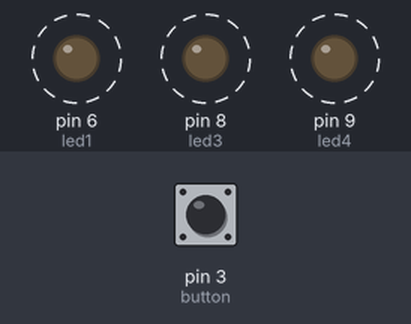
The sketch below on a simulated Arduino Uno, built with avr-gcc and run on an emulated ATmega328P. Shown: output pins drawn as LEDs (lit = HIGH). Dashed ring = blinking. The test bench sets the inputs (shaded band); at power-on: pin 3 (button) HIGH.

Above: at 1.2 s.
1.3 s: pin 3 (button) pulled LOW for 1 s
Timing chart, 0 to 22.8 s (numbered marks = the images above; inputs shaded):
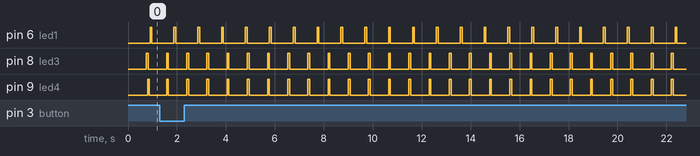

The sketch:

Led_blink.ino
```cpp
const int led1 = 6;
const int led3 = 8;
const int led4 = 9;
const int button = 3;

unsigned long previousMillis1 = 0;
unsigned long previousMillis3 = 0;
unsigned long previousMillis4 = 0;
const long interval1On = 75;
const long interval1Off = 900;
const long interval3Off = 750;
const long delayBetween3and4 = 50;
bool led1State = false;
bool led3State = false;
bool led4State = false;
bool led4DelayActive = false;
bool syncMode = false;

void setup() {
  pinMode(led1, OUTPUT);

  pinMode(led3, OUTPUT);
  pinMode(led4, OUTPUT);
  pinMode(button, INPUT_PULLUP);

}

void loop() {
  unsigned long currentMillis = millis();

  if (digitalRead(button) == LOW) {
    syncMode = !syncMode;

  }

  if ((led1State && currentMillis - previousMillis1 >= interval1On) || (!led1State && currentMillis - previousMillis1 >= interval1Off)) {
    led1State = !led1State;
    digitalWrite(led1, led1State);
    previousMillis1 = currentMillis;
  }

  if ((led3State && currentMillis - previousMillis3 >= interval1On) || (!led3State && currentMillis - previousMillis3 >= interval3Off)) {
    led3State = !led3State;
    digitalWrite(led3, led3State);
    previousMillis3 = currentMillis;
    if (led3State) {
      if (syncMode) {
        digitalWrite(led4, HIGH);
        led4State = true;
        previousMillis4 = currentMillis;
      } else {
        led4DelayActive = true;
        previousMillis4 = currentMillis;
      }
    }
  }

  if (!syncMode && led4DelayActive && currentMillis - previousMillis4 >= delayBetween3and4) {
    led4DelayActive = false;
    led4State = true;
    digitalWrite(led4, HIGH);
    previousMillis4 = currentMillis;
  }

  if (led4State && currentMillis - previousMillis4 >= interval1On) {
    led4State = false;
    digitalWrite(led4, LOW);
    previousMillis4 = currentMillis;
  }
}
```

Measured:
- by itself, pin 6 (led1): alternates HIGH for 0.07 s and LOW for 0.90 s
- by itself, pin 8 (led3), pin 9 (led4): alternates HIGH for 0.07 s and LOW for 0.75 s
